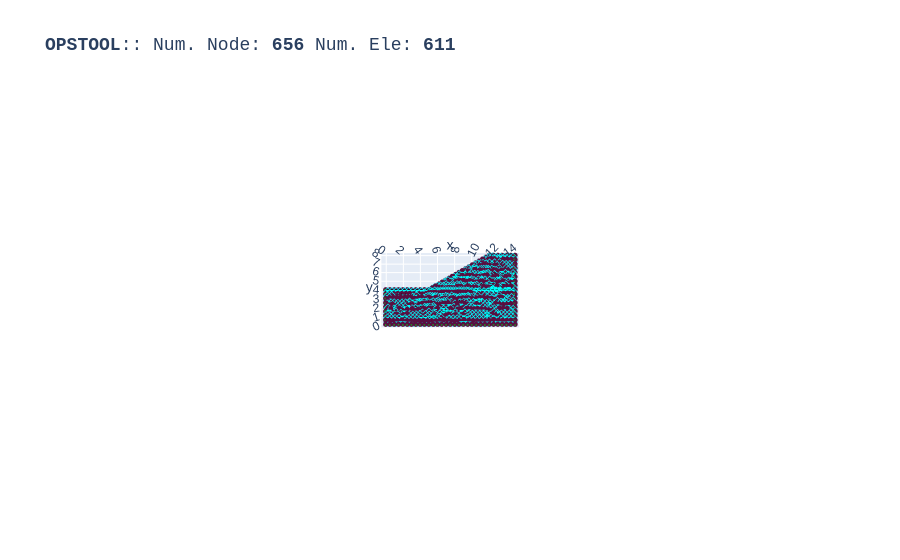

The notebook cell saved with this chart:
### Code cell
opst.vis.plotly.plot_model(show_node_numbering=False, show_ele_numbering=False, show_nodal_loads = False)

### Figure 1 — Plotly figure (JSON) as saved in the notebook; plotly's stock layout.template omitted (floating-point values rounded to 4 significant figures; data arrays with more than 128 entries replaced by an {"elided": "..."} marker saying what was removed)
{"data": [{"color": "#00FFFF", "hoverinfo": "skip", "i": {"elided": "1222 int values"}, "j": {"elided": "1222 int values"}, "k": {"elided": "1222 int values"}, "name": "ELE_TAG_FourNodeQuadWithSensitivity", "opacity": 1, "type": "mesh3d", "x": {"elided": "2444 float values"}, "y": {"elided": "2444 float values"}, "z": {"elided": "2444 float values"}}, {"connectgaps": false, "hoverinfo": "skip", "line": {"color": "black", "width": 1}, "mode": "lines", "name": "Edge", "type": "scatter3d", "x": {"elided": "3666 float values"}, "y": {"elided": "3666 float values"}, "z": {"elided": "3666 float values"}}, {"customdata": {"elided": "611 str values"}, "hovertemplate": "%{customdata}", "marker": {"color": "#00FFFF", "size": 3, "symbol": "diamond-open"}, "mode": "markers", "name": "ELE_TAG_FourNodeQuadWithSensitivity", "type": "scatter3d", "x": {"elided": "611 float values"}, "y": {"elided": "611 float values"}, "z": {"elided": "611 float values"}}, {"customdata": {"elided": "656 str values"}, "hovertemplate": "x: %{x}<br>y: %{y}<br>z: %{z} <br>nodeTag: %{customdata}", "marker": {"color": "#580f41", "size": 3, "symbol": "circle"}, "mode": "markers", "name": "Nodes", "type": "scatter3d", "x": {"elided": "656 float values"}, "y": {"elided": "656 float values"}, "z": {"elided": "656 float values"}}, {"connectgaps": false, "hoverinfo": "skip", "line": {"color": "#15b01a", "width": 1}, "mode": "lines", "name": "BC", "type": "scatter3d", "x": {"elided": "1154 float values"}, "y": {"elided": "1154 float values"}, "z": {"elided": "1154 float values"}}], "layout": {"autosize": true, "font": {"family": "Arial, sans-serif"}, "scene": {"aspectmode": "data", "camera": {"eye": {"x": 0, "y": -0.1, "z": 10}}, "dragmode": "pan", "xaxis": {"showbackground": false}, "yaxis": {"showbackground": false}, "zaxis": {"showbackground": true, "showgrid": true, "showticklabels": false, "ticks": "", "title": {"text": ""}, "visible": true}}, "showlegend": false, "title": {"font": {"family": "courier", "size": 18}, "text": "<b>OPSTOOL</b>:: Num. Node: <b>656</b> Num. Ele: <b>611</b>"}}}
